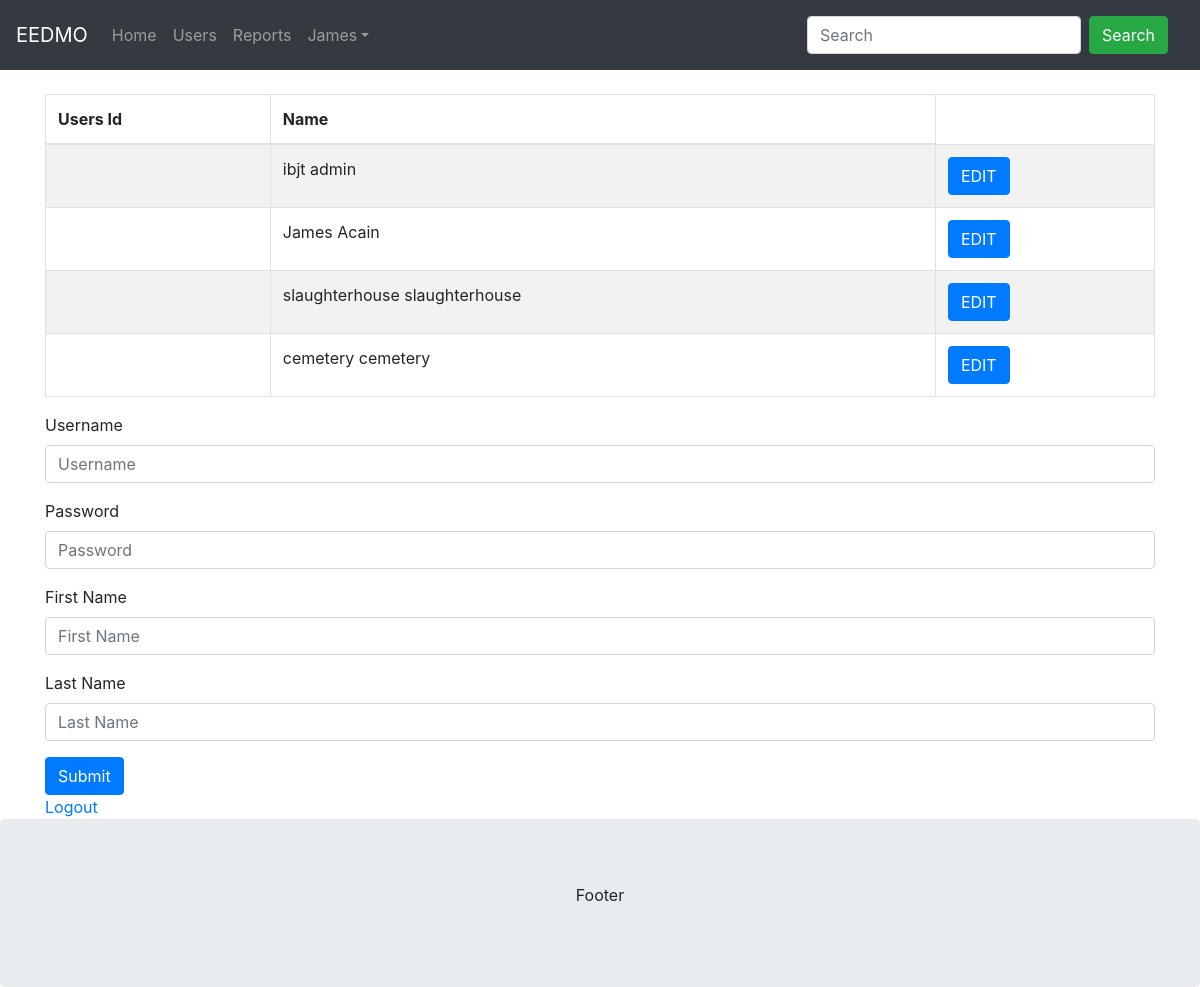
Page /EEDMIS-Bootstrap-master/admin.php (signed in) on the earlier database version.
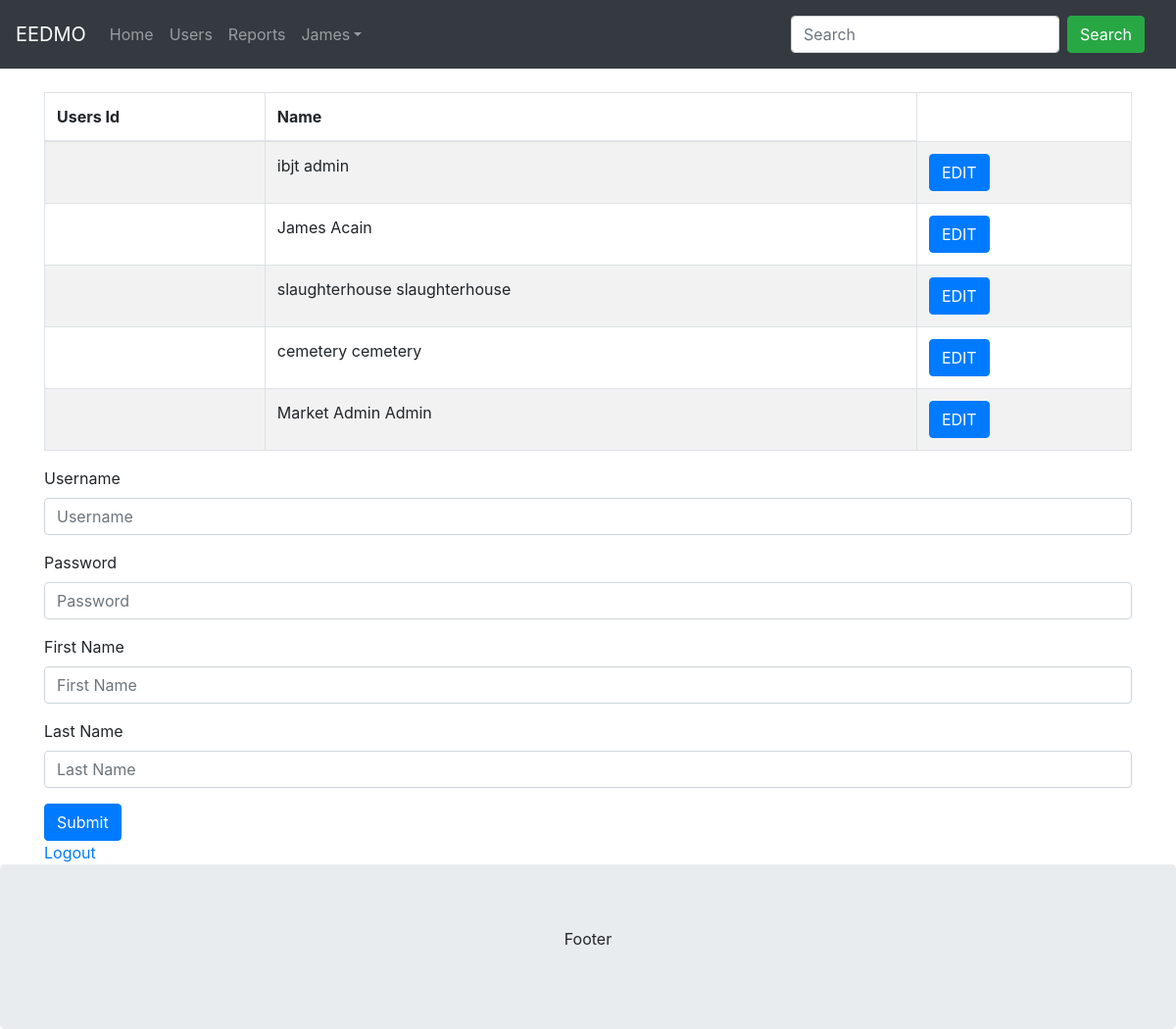
Same page on the later database version.
### tables this page shows
CREATE TABLE `users` (
  `user_id` int(11) NOT NULL,
  `username` varchar(30) NOT NULL,
  `password` varchar(30) NOT NULL,
  `first_name` varchar(30) NOT NULL,
  `last_name` varchar(30) NOT NULL,
  `user_role` varchar(16) NOT NULL,
  `user_image` varchar(36) DEFAULT NULL
);

### EEDMIS-Bootstrap-master/includes/admin/list_of_users.php (the view, shortened to what this page needs)
<?php
	include "controller/admin/search_users.php";
?>
<table id="datatableid" class="table table-striped table-bordered table-md">
  <thead>
    <tr>
      <th class="th-sm">Users Id
      </th>
      <th class="th-sm">Name
      </th>
    </tr>
  </thead>
<?php
	if(isset($_SESSION['search'])){
		$search = $_SESSION['search'];
		$sql = "SELECT * FROM users WHERE first_name LIKE '%$search%' OR last_name LIKE '%$search%' OR users_id LIKE '%$search%'";
	}
	else{
		$sql = "SELECT * FROM users";
	}
	$result = mysqli_query($conn, $sql);
	while($data = mysqli_fetch_assoc($result)){
?>
		<tr>
			<td><?php echo $data['users_id']; ?></td>
			<td><?php echo $data['first_name'] . ' ' . $data['last_name']; ?></td>
			<td><button class="open-homeEvents btn btn-primary" data-id="<?php echo $data['users_id'] ?>"  data-toggle="modal" data-target="#modalHomeEvents">EDIT</button></td>
		</tr>
<?php
	}
?>
</table>
<link rel="stylesheet" type="text/css" href="https://cdnjs.cloudflare.com/ajax/libs/fullcalendar/4.2.0/bootstrap/main.css">

Differences in the rows shown:
added users: first_name "Market Admin", last_name "Admin"
